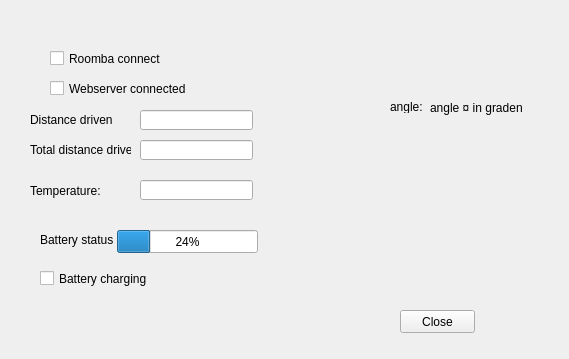
<?xml version="1.0" encoding="UTF-8"?>
<ui version="4.0">
 <class>Information</class>
 <widget class="QWidget" name="Information">
  <property name="geometry">
   <rect>
    <x>0</x>
    <y>0</y>
    <width>569</width>
    <height>359</height>
   </rect>
  </property>
  <property name="windowTitle">
   <string>Form</string>
  </property>
  <widget class="QCheckBox" name="checkBox">
   <property name="geometry">
    <rect>
     <x>50</x>
     <y>50</y>
     <width>111</width>
     <height>17</height>
    </rect>
   </property>
   <property name="text">
    <string>Roomba connected</string>
   </property>
  </widget>
  <widget class="QCheckBox" name="checkBox_2">
   <property name="geometry">
    <rect>
     <x>40</x>
     <y>270</y>
     <width>111</width>
     <height>17</height>
    </rect>
   </property>
   <property name="text">
    <string>Battery charging</string>
   </property>
   <property name="checkable">
    <bool>false</bool>
   </property>
  </widget>
  <widget class="QLabel" name="label_3">
   <property name="geometry">
    <rect>
     <x>40</x>
     <y>230</y>
     <width>81</width>
     <height>20</height>
    </rect>
   </property>
   <property name="text">
    <string>Battery status</string>
   </property>
  </widget>
  <widget class="QLineEdit" name="lineEdit_3">
   <property name="geometry">
    <rect>
     <x>140</x>
     <y>180</y>
     <width>113</width>
     <height>20</height>
    </rect>
   </property>
   <property name="readOnly">
    <bool>true</bool>
   </property>
  </widget>
  <widget class="QLabel" name="label_6">
   <property name="geometry">
    <rect>
     <x>430</x>
     <y>100</y>
     <width>161</width>
     <height>16</height>
    </rect>
   </property>
   <property name="text">
    <string>angle ¤ in graden</string>
   </property>
  </widget>
  <widget class="QLineEdit" name="lineEdit_2">
   <property name="geometry">
    <rect>
     <x>140</x>
     <y>110</y>
     <width>113</width>
     <height>20</height>
    </rect>
   </property>
   <property name="text">
    <string/>
   </property>
   <property name="readOnly">
    <bool>true</bool>
   </property>
  </widget>
  <widget class="QCheckBox" name="checkBox_3">
   <property name="geometry">
    <rect>
     <x>50</x>
     <y>80</y>
     <width>171</width>
     <height>17</height>
    </rect>
   </property>
   <property name="text">
    <string>Webserver connected</string>
   </property>
  </widget>
  <widget class="QLabel" name="label_5">
   <property name="geometry">
    <rect>
     <x>390</x>
     <y>100</y>
     <width>46</width>
     <height>13</height>
    </rect>
   </property>
   <property name="text">
    <string>angle:</string>
   </property>
  </widget>
  <widget class="QLabel" name="label_2">
   <property name="geometry">
    <rect>
     <x>30</x>
     <y>110</y>
     <width>101</width>
     <height>20</height>
    </rect>
   </property>
   <property name="text">
    <string>Distance driven</string>
   </property>
  </widget>
  <widget class="QLineEdit" name="lineEdit">
   <property name="geometry">
    <rect>
     <x>140</x>
     <y>140</y>
     <width>113</width>
     <height>20</height>
    </rect>
   </property>
   <property name="readOnly">
    <bool>true</bool>
   </property>
  </widget>
  <widget class="QLabel" name="label_4">
   <property name="geometry">
    <rect>
     <x>30</x>
     <y>180</y>
     <width>71</width>
     <height>21</height>
    </rect>
   </property>
   <property name="text">
    <string>Temperature:</string>
   </property>
  </widget>
  <widget class="QProgressBar" name="progressBar">
   <property name="geometry">
    <rect>
     <x>117</x>
     <y>230</y>
     <width>141</width>
     <height>23</height>
    </rect>
   </property>
   <property name="value">
    <number>24</number>
   </property>
  </widget>
  <widget class="QLabel" name="label">
   <property name="geometry">
    <rect>
     <x>30</x>
     <y>140</y>
     <width>101</width>
     <height>20</height>
    </rect>
   </property>
   <property name="text">
    <string>Total distance driven</string>
   </property>
  </widget>
  <widget class="QPushButton" name="pushButton">
   <property name="geometry">
    <rect>
     <x>400</x>
     <y>310</y>
     <width>75</width>
     <height>23</height>
    </rect>
   </property>
   <property name="text">
    <string>Close</string>
   </property>
  </widget>
 </widget>
 <resources/>
 <connections/>
</ui>
